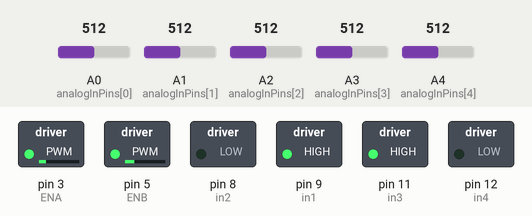
Recording of a sketch running on a simulated Arduino Uno, built with avr-gcc and run on an emulated ATmega328P. Parts: switched loads named in the sketch (green lamp = pin HIGH). Inputs (shaded band) come from the test bench; at power-on: A0 (analogInPins[0]) = 512, A3 (analogInPins[3]) = 512, A4 (analogInPins[4]) = 512, A1 (analogInPins[1]) = 512, A2 (analogInPins[2]) = 512.

Above: at 1.2 s.
1.3 s: A0 (analogInPins[0]) set to 693
2.8 s: A0 (analogInPins[0]) set to 717
At 3.6 s:
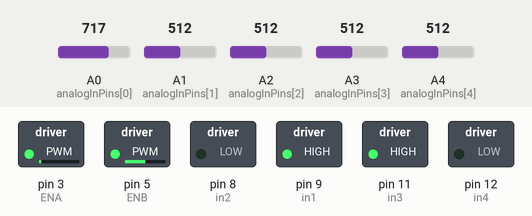
4.3 s: A3 (analogInPins[3]) set to 710
At 4.8 s:
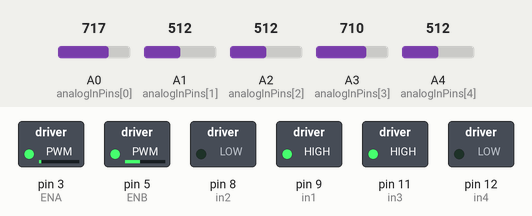
5.8 s: A4 (analogInPins[4]) set to 685
7.3 s: A4 (analogInPins[4]) set to 719
At 8.2 s:
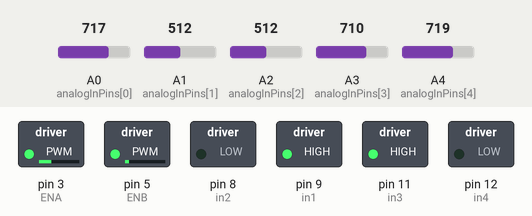
8.8 s: A0 (analogInPins[0]) set to 690
At 9.4 s:
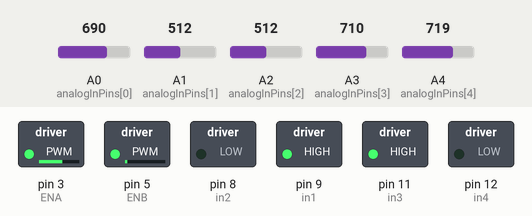
Timing chart, 0 to 11.3 s (numbered marks = the images above; inputs shaded):
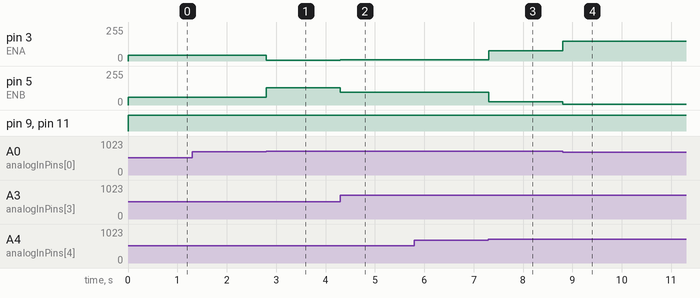

Measured:
- the behaviour switches between 700 and 701 on A0 (analogInPins[0]) (found by bisection; images 0 and 1)
- the behaviour switches between 700 and 701 on A4 (analogInPins[4]) (found by bisection; images 2 and 3)
- after the input at 1.3 s, every drawn part: stays the same
- after the input at 2.8 s, pin 3 (ENA): 43/255 → 5/255 at once; pin 5 (ENB): 59/255 → 129/255 at once
- after the input at 4.3 s, pin 3 (ENA): 5/255 → 8/255 at once; pin 5 (ENB): 129/255 → 94/255 at once
- after the input at 5.8 s, every drawn part: stays the same
- after the input at 7.3 s, pin 3 (ENA): 8/255 → 78/255 at once; pin 5 (ENB): 94/255 → 24/255 at once
- after the input at 8.8 s, pin 3 (ENA): 78/255 → 148/255 at once; pin 5 (ENB): 24/255 → 5/255 at once

The sketch:

Porportional_Control_test.ino
```cpp
// Function prototypes
void moveForward(int speedA, int speedB);
void stopMotors();

// Pin definitions
const int analogInPins[] = {A0, A1, A2, A3, A4};  // Analog input pins for sensors
int sensorValue[5];  // Array to store sensor values

// Motor driver pins
int in1 = 9;   // Motor A direction control
int in2 = 8;
int in3 = 11;  // Motor B direction control
int in4 = 12;
int ENA = 3;   // PWM speed control for Motor A
int ENB = 5;   // PWM speed control for Motor B

// Constants
int leftbaseSpeed = 43;  // Base speed for both motors (adjust as needed)
int rightbaseSpeed = 59;
float Kp = 35.0;           // Proportional constant for turning adjustment
int thresholdWhite = 90;  // Threshold for white detection
int thresholdBlack = 700;  // Threshold for black detection

void setup() {
  // Set motor pins as outputs
  pinMode(in1, OUTPUT);
  pinMode(in2, OUTPUT);
  pinMode(in3, OUTPUT);
  pinMode(in4, OUTPUT);
  pinMode(ENA, OUTPUT);
  pinMode(ENB, OUTPUT);

  // Initialize Serial Monitor
  Serial.begin(9600);

  // Start motors off
  stopMotors();
}

void loop() {
  // Read values from the analog input pins
  for (int i = 0; i < 5; i++) {
    sensorValue[i] = analogRead(analogInPins[i]);
  }

  // Calculate the error based on sensor values
  float error = 0.0;
  for (int i = 0; i < 5; i++) {
    if (sensorValue[i] > thresholdBlack) {  // Black detected
      error += (i - 2);  // Assign weights: Left is negative, Right is positive
    }
  }

  // Calculate motor speeds using proportional control
  float turnAdjustment = Kp * error;
  int leftMotorSpeed = leftbaseSpeed + turnAdjustment;
  int rightMotorSpeed = rightbaseSpeed - turnAdjustment;

  // Constrain motor speeds to valid PWM range (0-255)
  leftMotorSpeed = constrain(leftMotorSpeed, 5, 255);
  rightMotorSpeed = constrain(rightMotorSpeed, 5, 255);

  // Move motors based on calculated speeds
  moveForward(leftMotorSpeed, rightMotorSpeed);

  // Debugging: Print sensor values and error
  //   Serial.print("Sensor Values: ");
  //   for (int i = 0; i < 5; i++) {
  //     Serial.print(sensorValue[i]);
  //     Serial.print(" ");
  //   }
  //   Serial.print("| Error: ");
  //   Serial.println(error);
}

// Function to move forward
void moveForward(int speedA, int speedB) {
  analogWrite(ENA, speedA);  // Set speed for Motor A
  analogWrite(ENB, speedB);  // Set speed for Motor B
  digitalWrite(in1, HIGH);   // Motor A forward
  digitalWrite(in2, LOW);
  digitalWrite(in3, HIGH);   // Motor B forward
  digitalWrite(in4, LOW);
}

// Function to stop both motors
void stopMotors() {
  analogWrite(ENA, 0);
  analogWrite(ENB, 0);
  digitalWrite(in1, LOW);
  digitalWrite(in2, LOW);
  digitalWrite(in3, LOW);
  digitalWrite(in4, LOW);
}
```

PD.cpp
```cpp
#include <Arduino.h>

#define sensor_num 5

#define base_speed 135
#define Kp 1.5
#define Kd 2

#define curve_speed 120
#define curve_Kp 4
#define curve_Kd 1

#define ref 50

// Motor driver pins
int in1 = 9;   // Motor A direction control
int in2 = 8;
int in3 = 11;  // Motor B direction control
int in4 = 12;
int ENA = 3;   // PWM speed control for Motor A
int ENB = 5;   // PWM speed control for Motor B

int SensorTemp[sensor_num];

// int min[sensor_num], max[sensor_num];
int min[sensor_num] = {60, 60, 60, 60, 60};
int max[sensor_num] = {750, 750, 750, 750, 750};
byte sensor_pin[sensor_num] = {A0, A1, A2, A3, A4};

void motor2F(int speedA, int speedB) {
  analogWrite(ENA, speedB);  // Set speed for Motor A
  analogWrite(ENB, speedA);  // Set speed for Motor B
  digitalWrite(in1, HIGH);   // Motor A forward
  digitalWrite(in2, LOW);
  digitalWrite(in3, HIGH);   // Motor B forward
  digitalWrite(in4, LOW);
}


void print_min_max() {
  Serial.print("min :");
  for (int i = 0; i < sensor_num; i++) {
    Serial.print(min[i]);
    Serial.print(",");
  }
  Serial.print("max :");
  for (int i = 0; i < sensor_num; i++) {
    Serial.print(max[i]);
    Serial.print(",");
  }
}

void print_live() {
  for (int i = 0; i < sensor_num; i++) {
    Serial.print(analogRead(sensor_pin[i]));
    Serial.print(",");
  }
  Serial.println();
}

int Sensor(int pin) {
  int temp = analogRead(sensor_pin[pin]);
  if (temp > max[pin]) {
    return 100;
  } else if (temp < min[pin]) {
    return 0;
  } else {
    return map(temp, min[pin], max[pin], 0, 100);
  }
}

void update_sensor() {
  for (int i = 0; i < sensor_num; i++) {
    SensorTemp[i] = Sensor(i);
  }
}

int last_position;

unsigned int read_line() {
  bool on_line = 0;
  unsigned long A = 0, B = 0;

  for (int i = 0; i < sensor_num; i++) {
    if (SensorTemp[i] > 50) {
      on_line = 1;
    }
    A = A + (unsigned long)SensorTemp[i] * (i * 100);
    B = B + (unsigned long)SensorTemp[i];
  }
  if (on_line) {
    return last_position = A / B;
  } else {
    if (last_position < 200) {
      return 0;
    } else {
      return 400;
    }
  }
}

int errors, previous_error, output;
void PD_Speed(byte speed, byte KP, byte KD) {
  errors = 50 - (read_line() / (sensor_num - 1));
  output = KP * errors + KD * (errors - previous_error);
  previous_error = errors;
  int m1speed = speed + output;
  int m2speed = speed - output;
  if (m1speed > 255) {
    m1speed = 255;
  } else if (m1speed < 0) {
    m1speed = 0;
  }
  if (m2speed > 255) {
    m2speed = 255;
  } else if (m2speed < 0) {
    m2speed = 0;
  }
  motor2F(m1speed, m2speed);
}


void setup() {
  Serial.begin(115200);

}
unsigned long time;

void loop() {
  update_sensor();
  Serial.println(read_line());
  PD_Speed(100,Kp,Kd);
}
```
